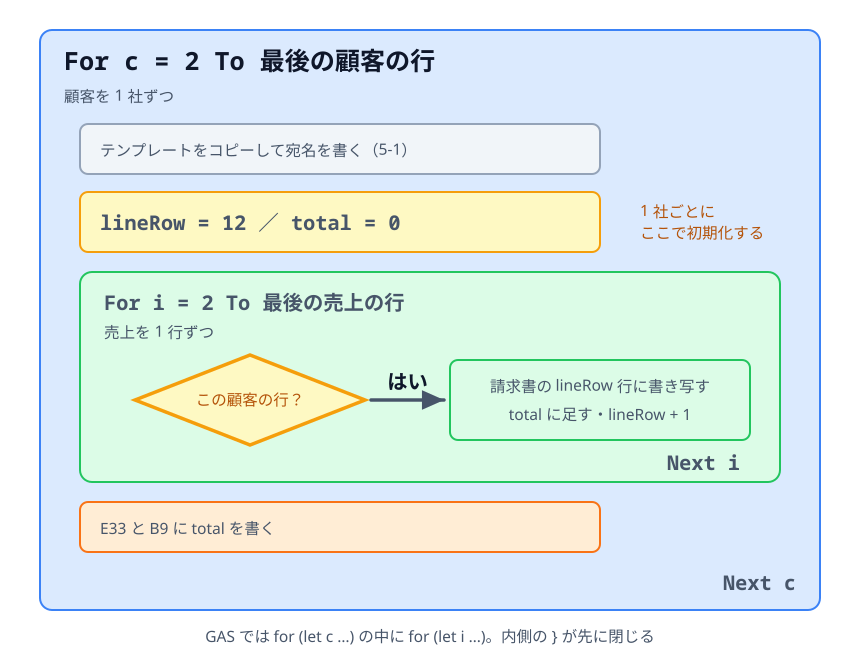

Source code (Python):
"""5-2: 顧客のくり返しの中に、売上のくり返しが入る（CONTAINER + CYCLE）。"""
import sys
sys.path.insert(0, "/Users/seekseep/.claude/skills/genfig")
from genfig import Canvas

c = Canvas(860, 660)
outer = c.sticky(40, 30, 780, 580, color="blue", weight="thin", rx=12)
c.text(64, 70, "For c = 2 To 最後の顧客の行", scale="heading", align="left", font="technical")
c.text(64, 102, "顧客を 1 社ずつ", scale="caption", align="left")

copy = c.sticky(80, 124, 520, 50, color="gray", weight="thin", rx=8)
c.text(100, 156, "テンプレートをコピーして宛名を書く（5-1）", scale="caption", align="left")

init = c.sticky(80, 192, 520, 60, color="yellow", weight="thin", rx=8)
c.text(100, 230, "lineRow = 12 ／ total = 0", scale="label", align="left", font="technical")
c.text(640, 216, "1 社ごとに\nここで初期化する", scale="caption", align="left", fill="#b45309")

inner = c.sticky(80, 272, 700, 210, color="green", weight="thin", rx=12)
c.text(104, 310, "For i = 2 To 最後の売上の行", scale="label", align="left", font="technical")
c.text(104, 338, "売上を 1 行ずつ", scale="caption", align="left")
q = c.node(250, 400, "この顧客の行？", shape="diamond", color="yellow", w=230, h=90, label_scale="caption")
w = c.sticky(450, 360, 300, 80, color="green", rx=8, weight="thin")
c.text(600, 392, "請求書の lineRow 行に書き写す", scale="caption")
c.text(600, 420, "total に足す・lineRow + 1", scale="caption")
c.link(q, w, label="はい")
c.text(740, 470, "Next i", scale="label", align="right", font="technical")

tot = c.sticky(80, 502, 520, 50, color="orange", weight="thin", rx=8)
c.text(100, 534, "E33 と B9 に total を書く", scale="caption", align="left")
c.text(796, 590, "Next c", scale="label", align="right", font="technical")
c.text(430, 642, "GAS では for (let c …) の中に for (let i …)。内側の } が先に閉じる", scale="caption")
c.save("01-nested-loop.svg")
